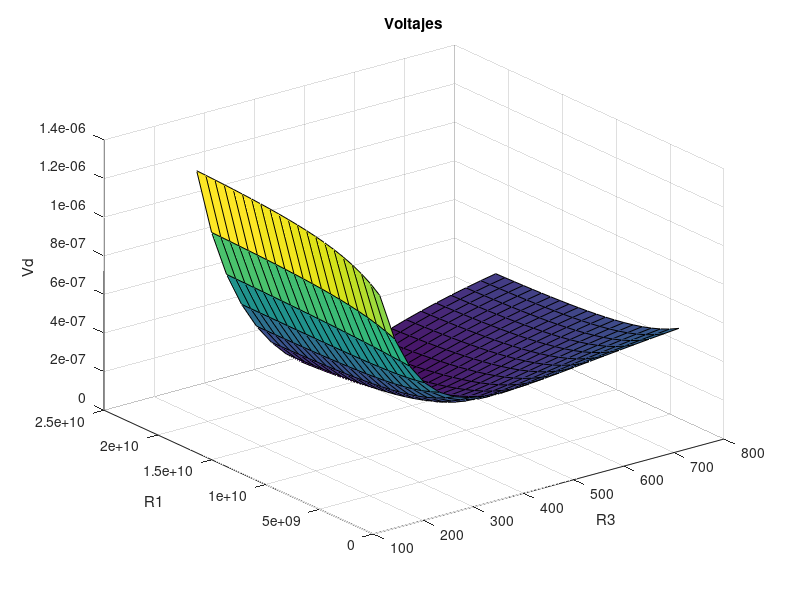
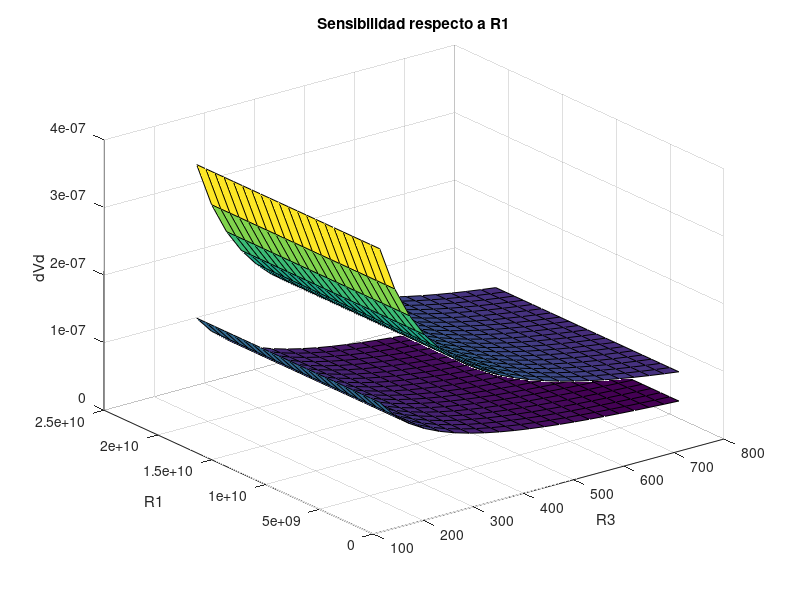

Reproduce these figures in MATLAB, in order.
clear
%Constantes
R4 = 1e-6; %Ohm
C3 = 100e-9; %F

f = 10e3; %Hz
w = 2*pi*f;
Vg = 50; %V

%Resistencia 3
M = 20; %Vueltas al Potenciometro
QN = 5;
Qm = 0.25*QN;
QM = QN;
R3M = QM/(w*C3);
R3m = Qm/(w*C3);
dR3 = (R3M-R3m)/M;
R3 = (R3m:dR3:R3M)';

%Resistencia 1
N = 20; %Vueltas al Potenciometro
LM = 2.1e-3; %H
Lm = 0.4e-3; %H
R1M = LM/(C3*R4);
R1m = Lm/(C3*R4);
dR1 = (R1M-R1m)/N;
R1 = (R1m:dR1:R1M)';

%Componentes(Random)

Rx = 5; %Ohm. No la se, pero no va a afectar mucho los calculos
Lx = (LM-Lm)*rand()+Lm;
%Lx = L; %Alternatively
% Lx = Lm;

Qx = (QM-Qm)*rand()+Qm;
%Qx = Q; %Alternatively
% Qx = Qm;

%Impedancias en Puente de Maxwell
Z1 = R1;
Zx = Rx + 1i*w*Lx;
Z3 = 1./(1./R3 + 1i*w*C3);
Z4 = R4;

%Calculos
Vd = zeros(length(R3),length(R1));
for i=1:length(R3)
    for j=1:length(R1)
        Vd(i,j) = abs(Vg*(Z3(i)*Zx - Z1(j)*Z4)/((Z1(j) + Z3(i))*(Zx + Z4)));
    end
end

%Coordenadas
Qxx = w *C3.*R3;
Lyy = C3*R4.*R1;

figure(1);
% %Coordenadas R
surf(R3,R1,Vd);
xlabel('R3'); %Qx
ylabel('R1'); %Lx
zlabel('Vd');
title('Voltajes');

%Coordenadas Q,L

% surf(Qxx,Lyy,Vd);
% xlabel('Qx'); %Qx
% ylabel('Lx'); %Lx
% zlabel('Vd');

mindV = min(min(Vd));

%view(90,0);
%90,0 veo el plano YZ
%180,0 veo el plano XZ

% %Sensibilidad
% sVd = zeros(length(R3),length(R1));
% for i=1:length(R3)
%     for j=1:length(R1)
%         sVd(i,j) = abs(dR1*Z4/(Z1(j)+Z3(i))/(Zx+Z4)*Vg);
%     end
% end
% figure(2);
% surf(R3,R1,sVd);
% xlabel('R3');
% ylabel('R1');
% zlabel('dV');
% title('Sensibilidad');

A = Z4/Zx;
F = A/(1+A)^2;

%Sensibilidad a R3
dVdR3 = zeros(length(R3),length(R1));
for i=1:length(R3)
    for j=1:length(R1)
        dVdR3(i,j) = abs(1/((1 + Z1(j)/Z3(i))*(Z4/Zx + 1))*dR3/Z3(i)*Vg);
    end
end

figure(2);
surf(R3,R1,dVdR3);
xlabel('R3');
ylabel('R1');
zlabel('dVd');
title('Sensibilidad respecto a R3');

%Sensibilidad a R1
dVdR1 = zeros(length(R3),length(R1));
for i=1:length(R3)
    for j=1:length(R1)
        dVdR1(i,j) = abs(-1/((1 + Z3(i)/Z1(j))*(Zx/Z4 + 1))*dR1/Z1(j)*Vg);
    end
end

%figure(3);
hold on;
surf(R3,R1,dVdR1);
xlabel('R3');
ylabel('R1');
zlabel('dVd');
title('Sensibilidad respecto a R1');

hold off;
